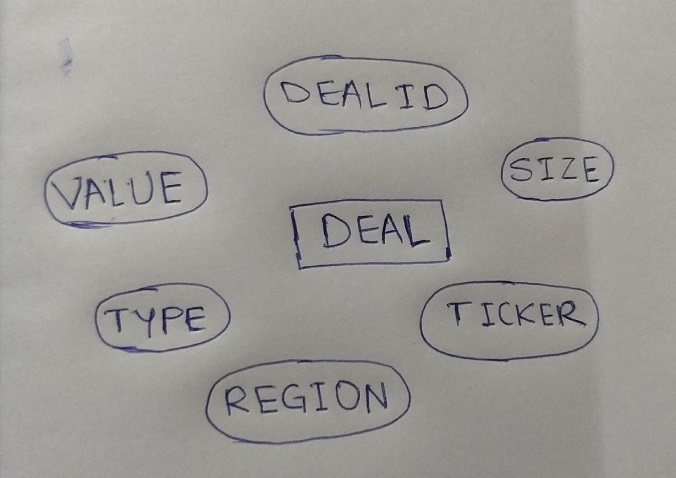
#> input picture img5.png, 676 x 478 px, found by its file name
$ python Scrib2Script.py   (older library calls are emulated)
#> lines starting #> are read from the running program, lines starting #| are printed output that depends on the picture; after the words box and inside, x2 and y2 are one past the last pixel; in counts of white or black regions, pixels touching at a corner belong together
# -*- coding: utf-8 -*-
"""
Created on Mon Dec  2 23:05:32 2019

@author: Sanket Dhabale
"""

import numpy as np
import cv2
import pytesseract
import imutils
import random


#Read the RAW-IMAGE
img= cv2.imread("F:\PROJECTS\shape-detection\datasetpng\img5.png",1)
#> img is the input picture: shape (478, 676, 3); mean B, G, R 150.4, 154.3, 156.1

cv2.imshow('Original Pic', img)

gray = cv2.cvtColor(img, cv2.COLOR_BGR2GRAY)

(T, thresh) = cv2.threshold(gray, 0, 255,cv2.THRESH_BINARY_INV | cv2.THRESH_OTSU)
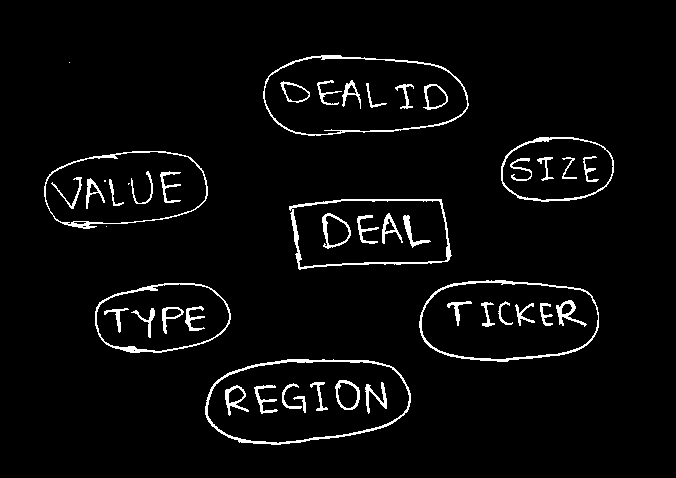
#> thresh: shape (478, 676); 3.8% white in thin lines or dots, all inside (x1, y1, x2, y2) = (44, 55, 614, 445)
#> T = 116
cv2.imshow("Threshold", thresh)

_, contours, _ = cv2.findContours(thresh, cv2.RETR_LIST, cv2.CHAIN_APPROX_SIMPLE)
#> contours = 68 contours, 7 with area under 20; largest, box (x1, y1, x2, y2) and area: (205, 359, 411, 445) 14122, (207, 361, 410, 444) 13338, (263, 55, 469, 136) 13276, (264, 56, 468, 135) 12778, (419, 280, 599, 362) 12092

thresh2 =cv2.drawContours(thresh,contours,-1,(0,255,0),2)
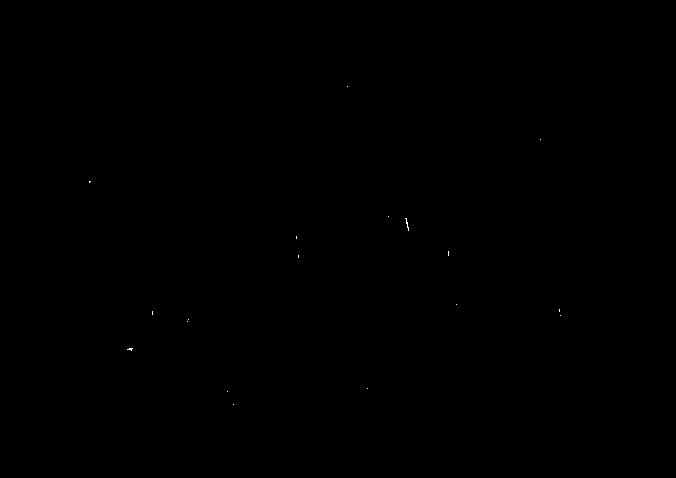
#> thresh2: shape (478, 676); 0.02% white in thin lines or dots, all inside (x1, y1, x2, y2) = (89, 86, 561, 405)
cv2.imshow("Threshold with contours", thresh2)

filtered=[]

for c in contours:
	if cv2.contourArea(c) > 10000:filtered.append(c)
#> this loop made 68 passes
#> c on passes 12, 29, 41, 42, 56: [[133, 350], [134, 349], [135, 350], [134, 351]], [[106, 226]], [[128, 183], [128, 184], [129, 183]], [[104, 180], [104, 181], [105, 181], [105, 180]], [[340, 131], [341, 130], [342, 131], [341, 132]]
#> after the loop, filtered = 6 contours; box (x1, y1, x2, y2) and area: (205, 359, 411, 445) 14122, (207, 361, 410, 444) 13338, (263, 55, 469, 136) 13276, (264, 56, 468, 135) 12778, (419, 280, 599, 362) 12092, (421, 282, 599, 360) 11484


#Initialize an equally shaped image
objects = np.zeros([img.shape[0],img.shape[1],3], 'uint8')


# i is number of contours in an image
contour_number_i=0

for c in filtered:
    rect=cv2.minAreaRect(c)
    box=cv2.boxPoints(rect)
    box=np.int0(box)
    col = (random.randint(0,255), random.randint(0,255), random.randint(0,255))
    img= cv2.drawContours(objects,[c], -1, col, -1)
    x,y,w,h = cv2.boundingRect(c)
    crop = img[y:(y+h),x:(x+w)]
    cv2.imshow('Features', img)
    cv2.imwrite(str(contour_number_i)+'.png', img)
    contour_number_i+=1
#> this loop made 6 passes
#> (rect, box, col, x, y, w, h) on passes 1 to 5: (((307.2, 399), (202.9, 80.37), -7.13), [[211, 451], [201, 371], [402, 346], [412, 426]], (197, 215, 20), 207, 361, 203, 83), (((307.1, 399.1), (206.1, 83.88), -5.71), [[208, 451], [200, 367], [405, 347], [413, 430]], (132, 248, 207), 205, 359, 206, 86), (((509.5, 320.5), (77, 177), -90), [[598, 359], [421, 359], [421, 282], [598, 282]], (155, 244, 183), 421, 282, 178, 78), (((508.5, 320.5), (81, 179), -90), [[598, 361], [419, 361], [419, 280], [598, 280]], (111, 71, 144), 419, 280, 180, 82), (((365.5, 95), (78, 203), -90), [[467, 134], [264, 134], [264, 56], [467, 56]], (71, 48, 128), 264, 56, 204, 79)
#> pass 1, `img= cv2.drawContours(objects,[c], -1, col, -1)`:
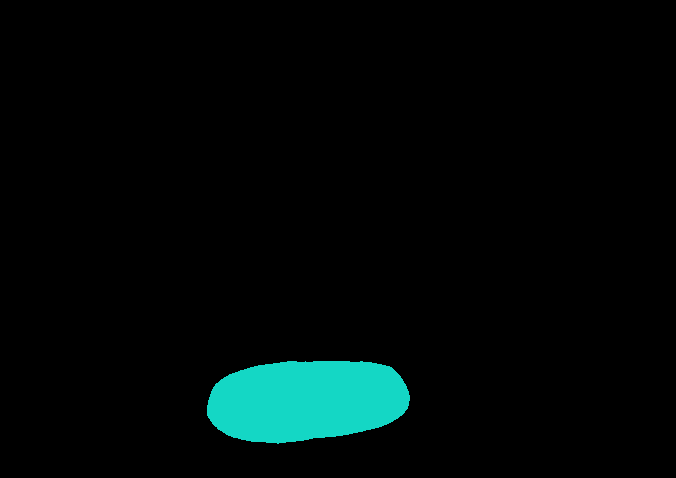
#> img: shape (478, 676, 3); mean of channels 0, 1, 2 8.3, 9, 0.8; drawn as B, G, R
#> pass 1, `crop = img[y:(y+h),x:(x+w)]`:
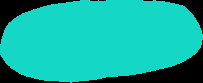
#> crop: shape (83, 203, 3); mean of channels 0, 1, 2 158.6, 173.1, 16.1; drawn as B, G, R
#> pass 2, `img= cv2.drawContours(objects,[c], -1, col, -1)`:
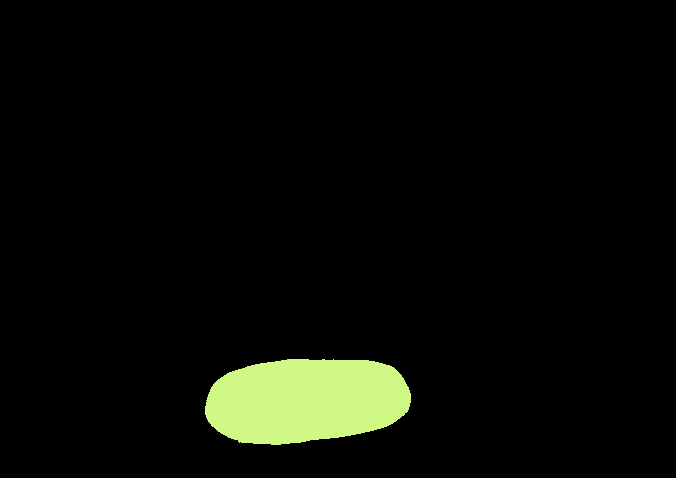
#> img: shape (478, 676, 3); 4.44% of pixels changed, all inside (x1, y1, x2, y2) = (205, 359, 411, 445); drawn as B, G, R
#> pass 2, `crop = img[y:(y+h),x:(x+w)]`:
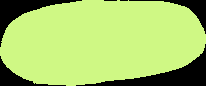
#> crop: shape (86, 206, 3); mean of channels 0, 1, 2 107, 201, 167.7; drawn as B, G, R
#> after the loop:
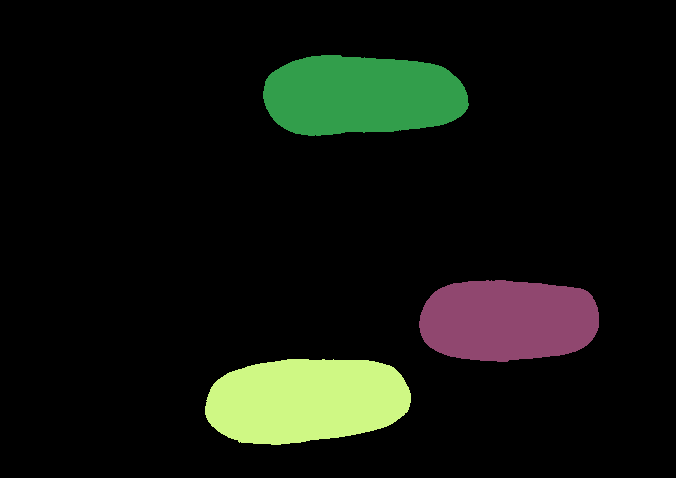
#> objects: shape (478, 676, 3); mean of channels 0, 1, 2 13.2, 20.3, 16.8; drawn as B, G, R
#> after the loop, contour_number_i = 6

$ run again, with img1.png copied over img5.png
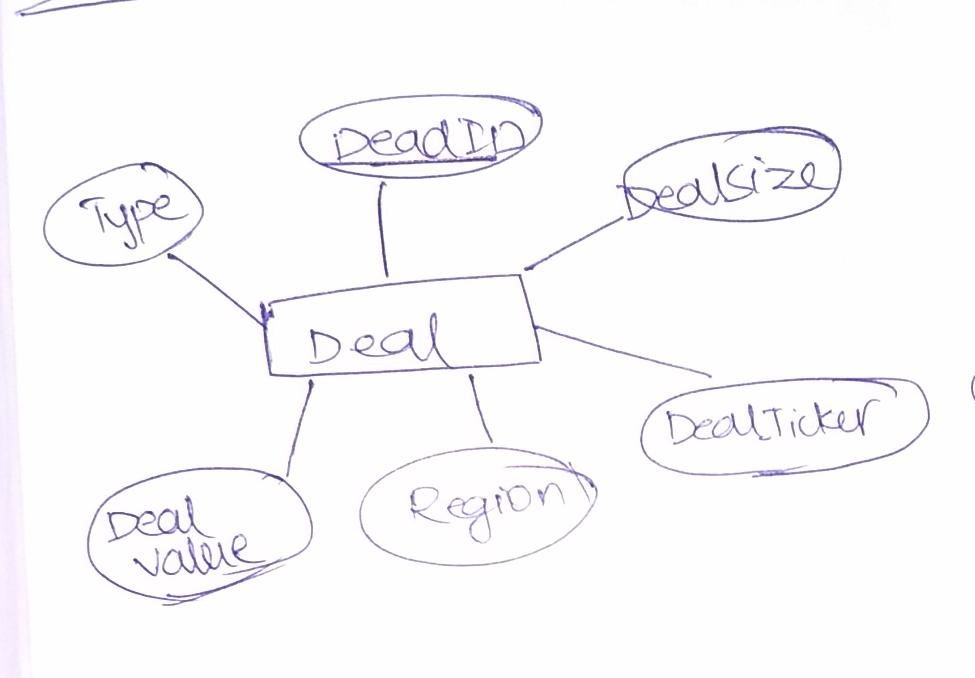
#> input picture img1.png, 975 x 678 px, found by its file name
#> img is the input picture: shape (678, 975, 3); mean B, G, R 250.5, 249.2, 249.8
#> `(T, thresh) = cv2.threshold(gray, 0, 255,cv2.THRESH_BINARY_INV | cv2.T..`:
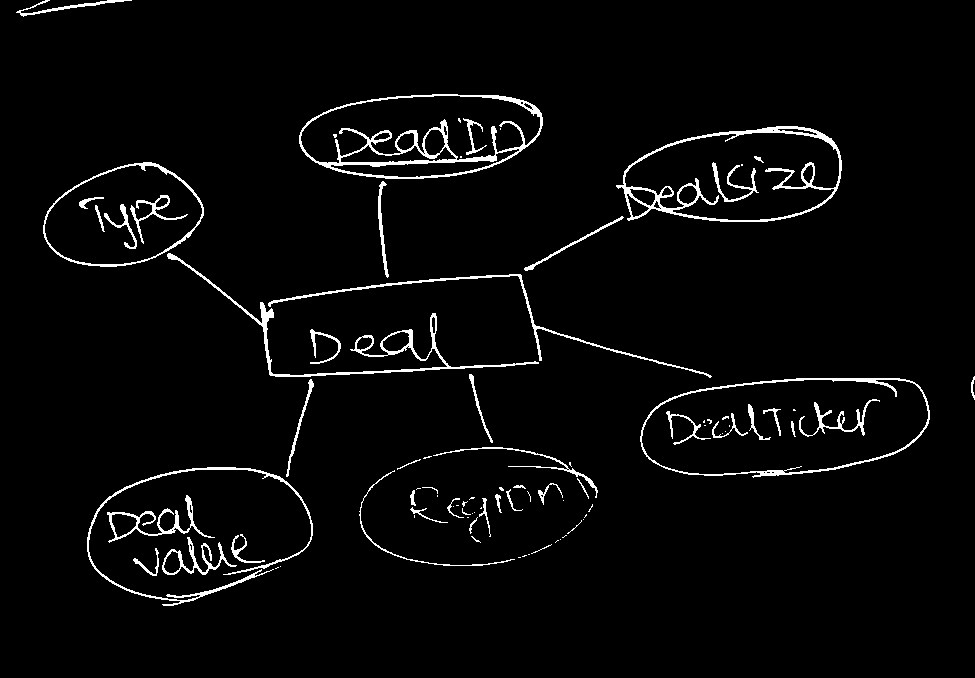
#> thresh: shape (678, 975); 3.2% white in thin lines or dots, all inside (x1, y1, x2, y2) = (16, 0, 975, 606)
#> T = 198
#> contours = 127 contours, 64 with area under 20; largest, box (x1, y1, x2, y2) and area: (640, 378, 930, 478) 23145, (641, 379, 929, 475) 22169, (616, 126, 842, 222) 16676, (299, 94, 543, 179) 16288, (624, 132, 840, 221) 13701
#> thresh2: shape (678, 975); 0.03% white in thin lines or dots, all inside (x1, y1, x2, y2) = (81, 99, 874, 554)
#> the loop `for c in contours:` made 127 passes
#> c on passes 2, 3, 5, 10, 11, 16, 18, 20: [[280, 566]], [[518, 557], [520, 557]], [[528, 554], [529, 554]], [[557, 540], [555, 542], [557, 540], [558, 540]], [[560, 539]], [[171, 530], [172, 529], [173, 530], [172, 531]], [[583, 519]], [[467, 517], [468, 517]]
#> after the loop `for c in contours:`: filtered = 8 contours; box (x1, y1, x2, y2) and area: (640, 378, 930, 478) 23145, (641, 379, 929, 475) 22169, (616, 126, 842, 222) 16676, (299, 94, 543, 179) 16288, (624, 132, 840, 221) 13701, (43, 162, 204, 267) 12134, (44, 164, 203, 265) 11507, (300, 95, 541, 164) 10542
#> the loop `for c in filtered:` made 8 passes
#> (rect, box, col, x, y, w, h) on passes 1 to 3: (((784.5, 426.8), (288.6, 92.7), -4.57), [[644, 484], [637, 392], [924, 369], [932, 461]], (197, 215, 20), 641, 379, 288, 96), (((784.6, 426.7), (290.6, 95.25), -4.76), [[643, 486], [635, 391], [925, 367], [933, 462]], (132, 248, 207), 640, 378, 290, 100), (((121.8, 217.4), (157.1, 95.86), -20.56), [[65, 289], [31, 200], [178, 144], [212, 234]], (155, 244, 183), 44, 164, 159, 101)
#> after the loop `for c in filtered:`:
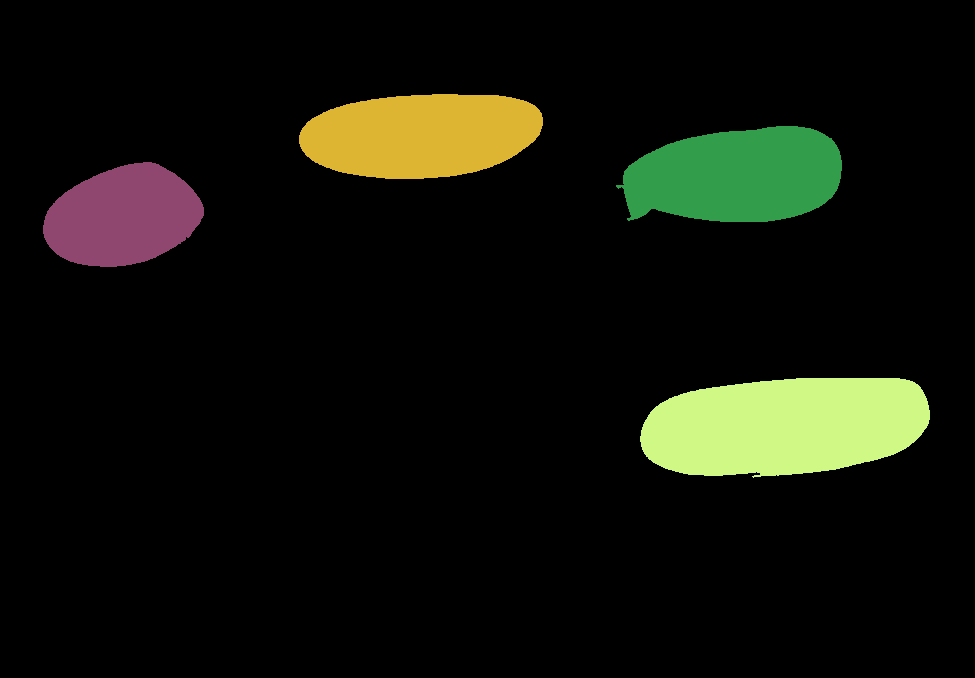
#> objects: shape (678, 975, 3); mean of channels 0, 1, 2 10, 18.7, 16.9; drawn as B, G, R
#> after the loop `for c in filtered:`: contour_number_i = 8

$ run again, with img2.png copied over img5.png
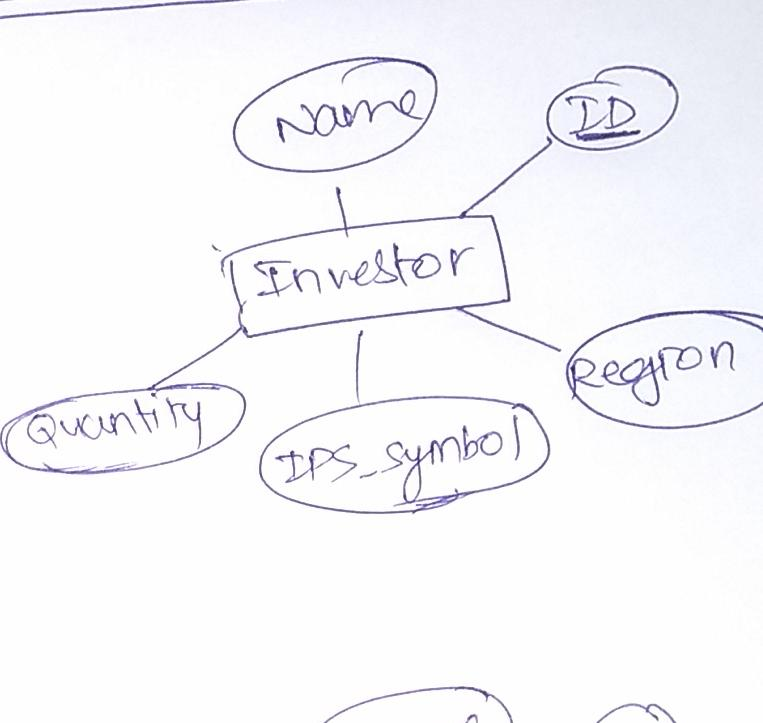
#> input picture img2.png, 763 x 723 px, found by its file name
#> img is the input picture: shape (723, 763, 3); mean B, G, R 249.1, 246.2, 246.2
#> `(T, thresh) = cv2.threshold(gray, 0, 255,cv2.THRESH_BINARY_INV | cv2.T..`:
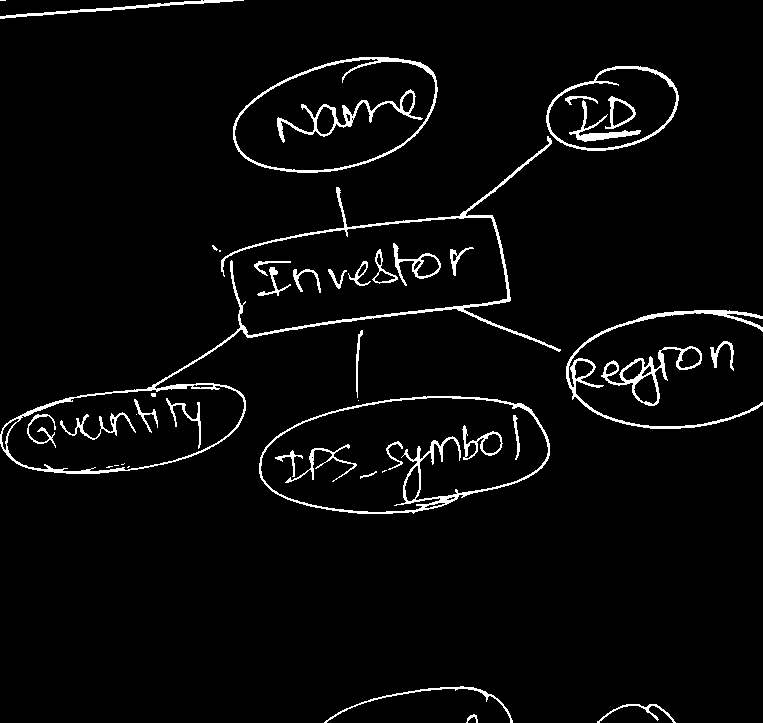
#> thresh: shape (723, 763); 3.6% white in thin lines or dots
#> T = 189
#> contours = 75 contours, 15 with area under 20; largest, box (x1, y1, x2, y2) and area: (259, 396, 550, 514) 26142, (260, 397, 549, 513) 24201, (0, 136, 561, 474) 18252, (233, 57, 438, 173) 17498, (234, 58, 436, 171) 16475
#> thresh2: shape (723, 763); 0.04% white in thin lines or dots, all inside (x1, y1, x2, y2) = (87, 59, 726, 501)
#> the loop `for c in contours:` made 75 passes
#> c on passes 9, 11, 12, 13, 23, 26, 55: [[128, 466], [127, 467], [128, 467], [129, 466]], [[114, 465], [118, 465]], [[124, 463], [123, 464], [121, 464], [123, 464]], [[311, 457], [312, 456], [313, 457], [312, 458]], [[136, 414]], [[358, 400]], [[219, 250], [219, 251], [220, 251], [220, 250]]
#> after the loop `for c in contours:`: filtered = 6 contours; box (x1, y1, x2, y2) and area: (259, 396, 550, 514) 26142, (260, 397, 549, 513) 24201, (0, 136, 561, 474) 18252, (233, 57, 438, 173) 17498, (234, 58, 436, 171) 16475, (6, 385, 245, 472) 15108
#> the loop `for c in filtered:` made 6 passes
#> (rect, box, col, x, y, w, h) on passes 1 to 3: (((403.7, 454.9), (288.9, 111.7), -5.19), [[264, 523], [254, 412], [542, 386], [552, 497]], (197, 215, 20), 260, 397, 289, 116), (((403.8, 455.7), (291.5, 115.7), -4.97), [[263, 525], [253, 410], [543, 385], [554, 500]], (132, 248, 207), 259, 396, 291, 118), (((125.6, 430.4), (241, 79.06), -5.33), [[9, 480], [2, 402], [241, 379], [249, 458]], (155, 244, 183), 6, 385, 239, 87)
#> after the loop `for c in filtered:`:
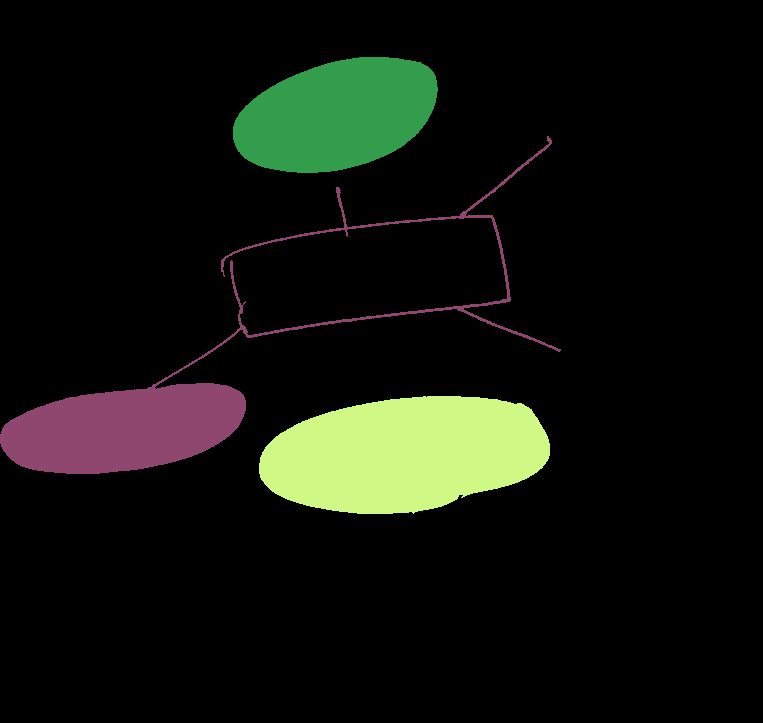
#> objects: shape (723, 763, 3); mean of channels 0, 1, 2 12.7, 19.5, 16.6; drawn as B, G, R
#> after the loop `for c in filtered:`: contour_number_i = 6
